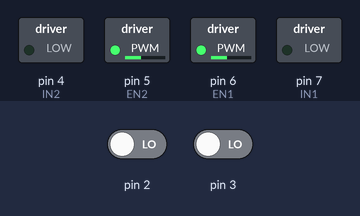
Bench run of a sketch on a simulated Arduino Uno, built with avr-gcc and run on an emulated ATmega328P. On the bench: switched loads named in the sketch (green lamp = pin HIGH). Inputs (shaded band) come from the test bench; at power-on: pin 2 LOW, pin 3 LOW.

Above: at 1.2 s.
1.3 s: pin 2 driven HIGH
At 2.3 s:
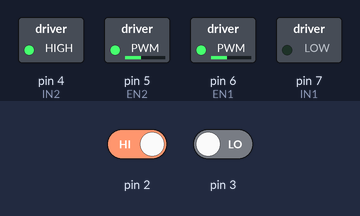
2.8 s: pin 3 driven HIGH
At 3.4 s:
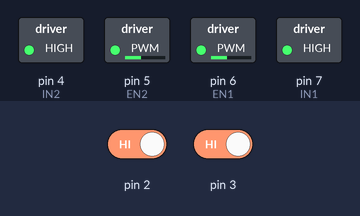
4.3 s: pin 2 driven LOW
At 5.5 s:
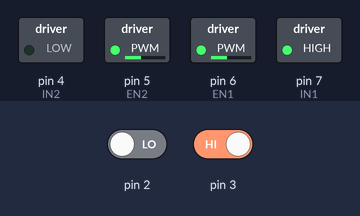
5.8 s: pin 3 driven LOW
At 6.9 s:
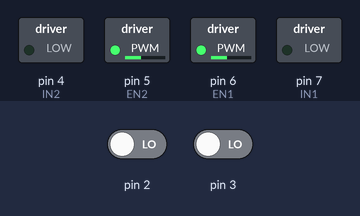
Timing chart, 0 to 8.3 s (numbered marks = the images above; inputs shaded):
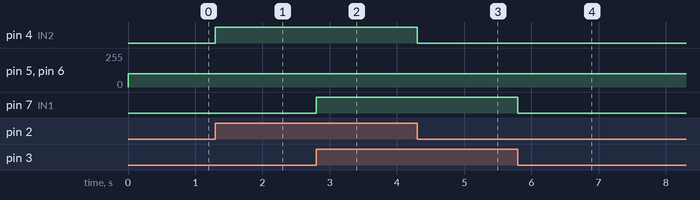

Measured:
- after the input at 1.3 s, pin 4 (IN2): LOW → HIGH at once
- after the input at 2.8 s, pin 7 (IN1): LOW → HIGH at once
- after the input at 4.3 s, pin 4 (IN2): HIGH → LOW at once
- after the input at 5.8 s, pin 7 (IN1): HIGH → LOW at once

The sketch:

seguidor.ino
```cpp
//This motor shield use Pin 6,5,7,4 to control the motor
// Simply connect your motors to M1+,M1-,M2+,M2-
// Upload the code to Arduino/Roboduino
// Through serial monitor, type 'a','s', 'w','d','x' to control the motor
// www.dfrobot.com
// Last modified on 24/12/2009
int sensor1;
int sensor2;
int EN1 = 6;
int EN2 = 5;  //Roboduino Motor shield uses Pin 9
int IN1 = 7;
int IN2 = 4; //Latest version use pin 4 instead of pin 8

void Motor1(int pwm, boolean reverse) {
  analogWrite(EN1, pwm); //set pwm control, 0 for stop, and 255 for maximum speed
  if (reverse)  {
    digitalWrite(IN1, HIGH);
  }
  else  {
    digitalWrite(IN1, LOW);
  }
}

void Motor2(int pwm, boolean reverse) {
  analogWrite(EN2, pwm);
  if (reverse)  {
    digitalWrite(IN2, HIGH);
  }
  else  {
    digitalWrite(IN2, LOW);
  }
}

void setup() {
  int i;
  // for(i=6;i<=9;i++) //For Roboduino Motor Shield
  // pinMode(i, OUTPUT);  //set pin 6,7,8,9 to output mode

  for (i = 4; i <= 7; i++) //For Arduino Motor Shield
    pinMode(i, OUTPUT);  //set pin 4,5,6,7 to output mode
  Serial.begin(9600);
  pinMode(2, INPUT);
  pinMode(3, INPUT);
}

void loop() {
  sensor1 = digitalRead(2);
  sensor2 = digitalRead(3);
  int x, delay_en;
  if (sensor1==HIGH & sensor2==HIGH){//Move ahead
    Motor1(100, true); //You can change the speed, such as Motor(50,true)
    Motor2(100, true);
  }
  if (sensor1==LOW & sensor2==LOW){//move back
    Motor1(100, false);
    Motor2(100, false);
  }
  if (sensor1==HIGH & sensor2==LOW){//turn left
    Motor1(100, false);
    Motor2(100, true);
  }
  if (sensor1==LOW & sensor2==HIGH){//turn right
    Motor1(100, true);
    Motor2(100, false);
  }
}
```
